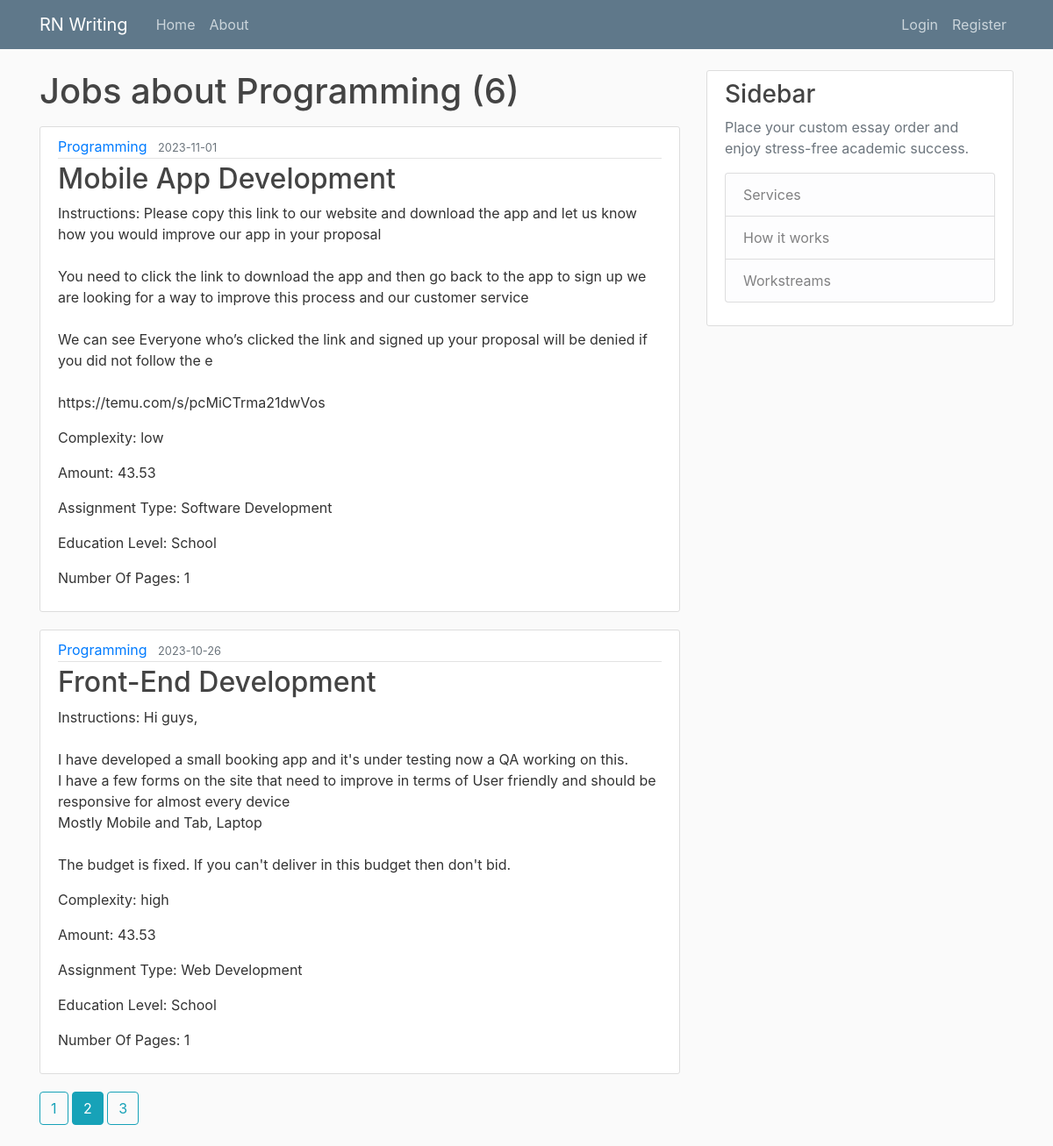
/job/Programming?page=2, run on the app's committed database.
### writingapp/models.py (models this page shows)
class Job(db.Model):
    __tablename__ = "job"
    id = db.Column(db.Integer, primary_key = True)
    client_id = db.Column(db.Integer, db.ForeignKey("client.id"))
    complexity = db.Column(db.String(255))
    deadline = db.Column(db.Date)
    amount = db.Column(db.Integer)
    assignment_type = db.Column(db.String(255))
    service = db.Column(db.String(255))
    education_level = db.Column(db.String(255))
    number_of_pages = db.Column(db.Integer)
    number_of_words = db.Column(db.Integer)
    line_spacing = db.Column(db.String(255))
    assignment_language = db.Column(db.String(255))
    sources_required = db.Column(db.String(255))
    citation_style = db.Column(db.String(255))
    subject = db.Column(db.String(255))
    instructions = db.Column(db.Text)
    submit_date = db.Column(db.DateTime, nullable=False)
    client = db.relationship("Client", backref = "job")
    skills = db.relationship("Skills", backref = "job")
    payment = db.relationship("Payment", backref = "job")
    attachment = db.relationship("Attachment", backref = 'job')

### writingapp/routes.py (the view)
@app.route("/job/<string:by_service>")
def similar_jobs(by_service):
    page = request.args.get('page', 1, type=int)
    job = Job.query.filter_by(service=by_service).first_or_404()
    jobs = Job.query.filter_by(service=job.service).paginate(page=page, per_page=2)
    return render_template('similar_jobs.html', jobs=jobs, job=job)

### writingapp/templates/similar_jobs.html
{% extends "layout.html" %}
{% block content %}
<h1 class='mb-3'>Jobs about {{job.service}} ({{jobs.total}})</h1>
    {% for job in jobs.items %}
    <article class='media content-section'>
        <div class='media-body'>
            <div class='article-metadata'>
                <a class='mr-2' href="{{ url_for('similar_jobs', by_service=job.service) }}">{{ job.service }}</a>
                <small class='text-muted'>{{job.deadline}}</small>
            </div>
            <h2><a class='article-title' href="{{ url_for('show_job', job_id=job.id) }}">{{job.subject}}</a></h2>
            <p class='article-content'>Instructions: {{job.instructions}}</p>
            <p class='article-content'>Complexity: {{job.complexity}}</p>
            <p class='article-content'>Amount: {{job.amount}}</p>
            <p class='article-content'>Assignment Type: {{job.assignment_type}}</p>
            <p class='article-content'>Education Level: {{job.education_level}}</p>
            <p class='article-content'>Number Of Pages: {{job.number_of_pages}}</p>
        </div>
    </article>
    {% endfor %}
    {% for page_num in jobs.iter_pages(left_edge=1, right_edge=1, left_current=1, right_current=2) %}
        {% if page_num %}
        {% if jobs.page == page_num %}
        <a class='btn btn-info mb-4' href='{{ url_for('similar_jobs', by_service=job.service, page=page_num) }}'>{{ page_num }}</a>
        {% else %}
        <a class='btn btn-outline-info mb-4' href='{{ url_for('similar_jobs', by_service=job.service, page=page_num) }}'>{{ page_num }}</a>
        {% endif %}
        {% else %}
         ...
        {% endif %}
    {% endfor %}
{% endblock content %}

### writingapp/static/main.css (style rules this page uses)
body { background: #fafafa; color: #333333; margin-top: 5rem; }
h1, h2, h3, h4, h5, h6 { color: #444444; }
.content-section { background: #ffffff; padding: 10px 20px; border: 1px solid #dddddd; border-radius: 3px; margin-bottom: 20px; }
.article-title { color: #444444; }
.article-content { white-space: pre-line; }
.article-metadata { padding-bottom: 1px; margin-bottom: 4px; border-bottom: 1px solid #e3e3e3 }

### data on the page
Job: service "Programming"
Job: service "Programming", deadline "2023-11-01", subject "Mobile App Development", instructions "Please copy this link to our website and download the app and let us know how you would improve our app in your proposal You need to click the link to download the app and then go back to the app to sign up we are looking for a way to improve this process and our customer service We can see Everyone who’s clicked the link and signed up your proposal will be denied if you did not follow the e https://temu.com/s/pcMiCTrma21dwVos", complexity "low", amount "43.53", assignment_type "Software Development", education_level "School", number_of_pages "1"
Job: service "Programming", deadline "2023-10-26", subject "Front-End Development", instructions "Hi guys, I have developed a small booking app and it's under testing now a QA working on this. I have a few forms on the site that need to improve in terms of User friendly and should be responsive for almost every device Mostly Mobile and Tab, Laptop The budget is fixed. If you can't deliver in this budget then don't bid.", complexity "high", amount "43.53", assignment_type "Web Development", education_level "School", number_of_pages "1"

### other printed values
{{ jobs.total }} "6"
{{ page_num }} "1" "3"
{{ page_num }} "2"
